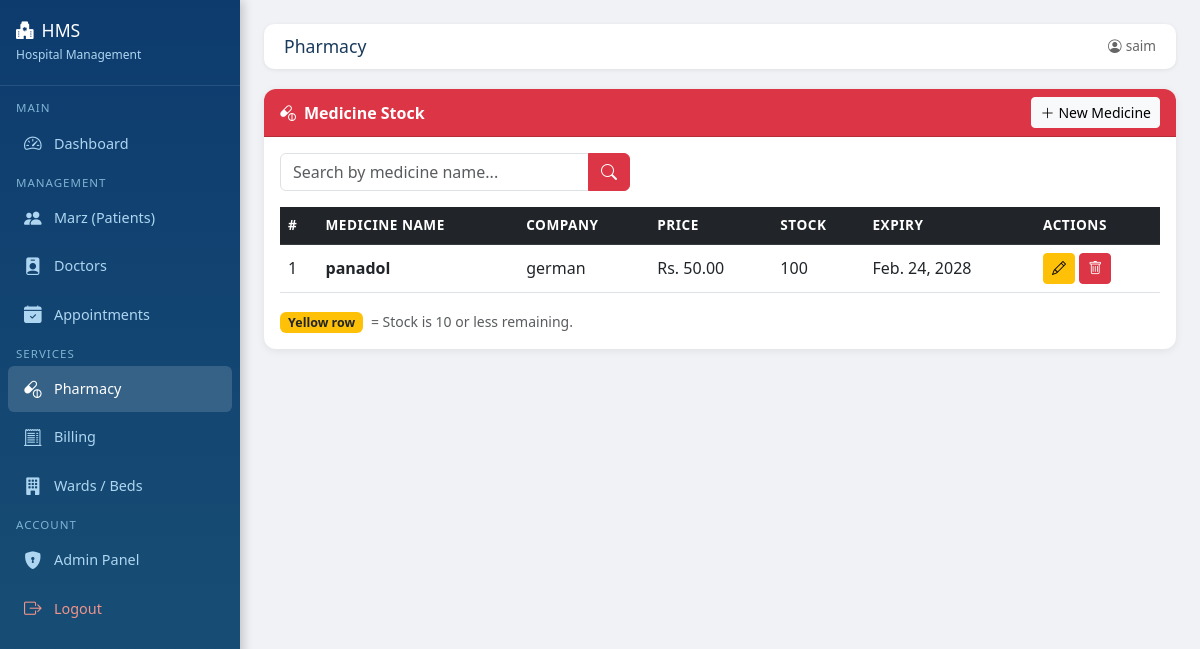
The app's page /pharmacy/ (signed in) with its own data.
### pharmacy/models.py (models this page shows, shortened)
class Medicine(models.Model):
    name    = models.CharField(max_length=100)
    company = models.CharField(max_length=100)
    price   = models.DecimalField(max_digits=8, decimal_places=2)
    stock   = models.IntegerField(default=0)
    expiry  = models.DateField()
    added   = models.DateTimeField(auto_now_add=True)
    @property
    def is_low_stock(self):
        return self.stock <= 10
    class Meta:
        ordering = ['name']

### pharmacy/views.py (the view)
# urls.py: path('', views.medicine_list, name='medicine_list'),
@login_required
def medicine_list(request):
    query = request.GET.get('q', '')
    medicines = Medicine.objects.all()
    if query:
        medicines = medicines.filter(name__icontains=query)
    return render(request, 'pharmacy/list.html', {'medicines': medicines, 'query': query})

### templates/pharmacy/list.html (shortened to what this page needs)
{% extends 'base.html' %}
{% block page_title %}Pharmacy{% endblock %}
{% block content %}
<div class="card">
    <div class="card-header bg-danger text-white d-flex justify-content-between align-items-center">
        <span><i class="bi bi-capsule-pill me-2"></i>Medicine Stock</span>
        <a href="{% url 'add_medicine' %}" class="btn btn-light btn-sm"><i class="bi bi-plus-lg me-1"></i>New Medicine</a>
    </div>
    <div class="card-body">
        <form method="get" class="mb-3">
            <div class="input-group" style="max-width:350px;">
                <input type="text" name="q" class="form-control" placeholder="Search by medicine name..." value="{{ query }}">
                <button class="btn btn-danger" type="submit"><i class="bi bi-search"></i></button>
            </div>
        </form>
        <table class="table table-hover align-middle">
            <thead class="table-dark">
                <tr><th>#</th><th>Medicine Name</th><th>Company</th><th>Price</th><th>Stock</th><th>Expiry</th><th>Actions</th></tr>
            </thead>
            <tbody>
                {% for m in medicines %}
                <tr class="{% if m.is_low_stock %}table-warning{% endif %}">
                    <td>{{ m.id }}</td>
                    <td><strong>{{ m.name }}</strong></td>
                    <td>{{ m.company }}</td>
                    <td>Rs. {{ m.price }}</td>
                    <td>
                        {{ m.stock }}
                    </td>
                    <td>{{ m.expiry }}</td>
                    <td>
                        <a href="{% url 'edit_medicine' m.id %}" class="btn btn-sm btn-warning"><i class="bi bi-pencil"></i></a>
                        <a href="{% url 'delete_medicine' m.id %}" class="btn btn-sm btn-danger"
                           onclick="return confirm('Are you sure you want to delete {{ m.name }}?')"><i class="bi bi-trash"></i></a>
                    </td>
                </tr>
                {% empty %}
                <tr><td colspan="7" class="text-center text-muted p-4">No medicines found.</td></tr>
                {% endfor %}
            </tbody>
        </table>
        <small class="text-muted">
            <span class="badge bg-warning text-dark me-1">Yellow row</span> = Stock is 10 or less remaining.
        </small>
    </div>
</div>
{% endblock %}

### templates/base.html (shortened to what this page needs)
<!DOCTYPE html>
<html lang="ur" dir="ltr">
<head>
    <link href="https://cdn.jsdelivr.net/npm/bootstrap@5.3.0/dist/css/bootstrap.min.css" rel="stylesheet">
    <link href="https://cdn.jsdelivr.net/npm/bootstrap-icons@1.11.0/font/bootstrap-icons.css" rel="stylesheet">
</head>
<body>
<div class="sidebar">
    <div class="brand">
        <h5><i class="bi bi-hospital-fill me-2"></i>HMS</h5>
        <small>Hospital Management</small>
    </div>
    <nav class="mt-2">
        <span class="nav-section">Main</span>
        <a href="/" class="{% if request.path == '/' %}active{% endif %}">
            <i class="bi bi-speedometer2"></i> Dashboard
        </a>
        <span class="nav-section">Management</span>
        <a href="/patients/" class="{% if '/patients/' in request.path %}active{% endif %}">
            <i class="bi bi-people-fill"></i> Marz (Patients)
        </a>
        <a href="/doctors/" class="{% if '/doctors/' in request.path %}active{% endif %}">
            <i class="bi bi-person-badge-fill"></i> Doctors
        </a>
        <a href="/appointments/" class="{% if '/appointments/' in request.path %}active{% endif %}">
            <i class="bi bi-calendar-check-fill"></i> Appointments
        </a>
        <span class="nav-section">Services</span>
        <a href="/pharmacy/" class="{% if '/pharmacy/' in request.path %}active{% endif %}">
            <i class="bi bi-capsule-pill"></i> Pharmacy
        </a>
        <a href="/billing/" class="{% if '/billing/' in request.path %}active{% endif %}">
            <i class="bi bi-receipt-cutoff"></i> Billing
        </a>
        <a href="/wards/" class="{% if '/wards/' in request.path %}active{% endif %}">
            <i class="bi bi-building-fill"></i> Wards / Beds
        </a>
        <span class="nav-section">Account</span>
        <a href="/admin/" target="_blank">
            <i class="bi bi-shield-lock-fill"></i> Admin Panel
        </a>
        <a href="/logout/" style="color: #f1948a;">
            <i class="bi bi-box-arrow-right"></i> Logout
        </a>
    </nav>
</div>
<div class="main-content">
    <div class="topbar">
        <h4>{% block page_title %}Dashboard{% endblock %}</h4>
        <span style="color:#666; font-size:0.85rem;">
            <i class="bi bi-person-circle me-1"></i>{{ request.user.username }}
        </span>
    </div>
    {% block content %}{% endblock %}
</div>
</body>
</html>

### templates/base.html (style rules this page uses)
body { background: #f0f2f5; font-family: 'Segoe UI', sans-serif; }
.sidebar { width: 240px; min-height: 100vh; background: linear-gradient(180deg, #0d3b6e 0%, #1a5276 100%); color: white; position: fixed; top: 0; left: 0; z-index: 100; box-shadow: 3px 0 10px rgba(0,0,0,0.2); }
.sidebar .brand { padding: 20px 16px; border-bottom: 1px solid rgba(255,255,255,0.1); }
.sidebar .brand h5 { color: #fff; font-size: 1.1rem; margin: 0; }
.sidebar .brand small { color: #aed6f1; font-size: 0.75rem; }
.sidebar nav a { display: flex; align-items: center; gap: 10px; padding: 10px 16px; color: #aed6f1; text-decoration: none; font-size: 0.9rem; border-radius: 6px; margin: 2px 8px; transition: all 0.2s; }
.sidebar nav a:hover, .sidebar nav a.active { background: rgba(255,255,255,0.15); color: #fff; }
.sidebar nav a i { font-size: 1.1rem; width: 20px; }
.sidebar .nav-section { padding: 8px 16px 4px; color: #7fb3d3; font-size: 0.72rem; text-transform: uppercase; letter-spacing: 1px; }
.main-content { margin-left: 240px; padding: 24px; min-height: 100vh; }
.topbar { background: white; padding: 12px 20px; border-radius: 10px; margin-bottom: 20px; box-shadow: 0 1px 4px rgba(0,0,0,0.08); display: flex; justify-content: space-between; align-items: center; }
.topbar h4 { margin: 0; font-size: 1.1rem; color: #1a3a5c; }
.card { border: none; border-radius: 12px; box-shadow: 0 2px 8px rgba(0,0,0,0.07); }
.card-header { border-radius: 12px 12px 0 0 !important; font-weight: 600; }
.table th { font-weight: 600; font-size: 0.85rem; text-transform: uppercase; letter-spacing: 0.5px; }
.badge { font-size: 0.78rem; }

### records on screen
Medicine: id "1", name "panadol", company "german", price "50.00", stock "100", expiry "Feb. 24, 2028"

### other values on screen
{{ request.user.username }} "saim"
